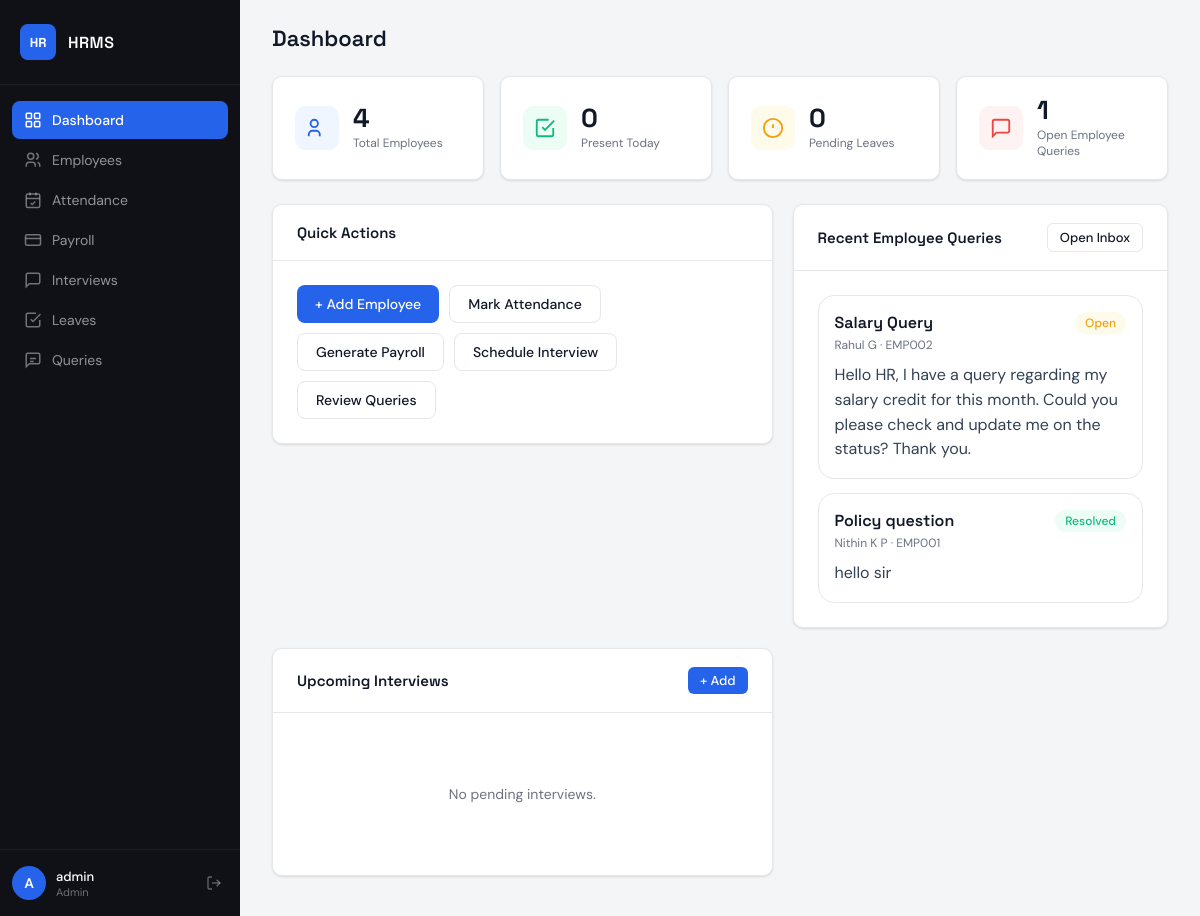
The page /dashboard (signed in) on the database its author committed.
### app.py (models this page shows)
class Message(db.Model):
    id = db.Column(db.Integer, primary_key=True)
    employee_id = db.Column(db.Integer, db.ForeignKey('employee.id'), nullable=False)
    subject = db.Column(db.String(150), nullable=False)
    message = db.Column(db.String(800), nullable=False)
    hr_reply = db.Column(db.String(800))
    status = db.Column(db.String(20), default='open')
    created_on = db.Column(db.DateTime, default=datetime.utcnow)
    replied_on = db.Column(db.DateTime)
    employee = db.relationship('Employee', backref='messages')

class Employee(db.Model):
    id = db.Column(db.Integer, primary_key=True)
    emp_number = db.Column(db.String(20), unique=True, nullable=False)
    first_name = db.Column(db.String(80), nullable=False)
    last_name = db.Column(db.String(80), nullable=False)
    position = db.Column(db.String(100))
    department = db.Column(db.String(100))
    email = db.Column(db.String(120), unique=True)
    salary = db.Column(db.Float, default=0)
    joined_date = db.Column(db.Date, default=date.today)
    is_active = db.Column(db.Boolean, default=True)

### app.py (the view, shortened to what this page needs)
@app.route('/dashboard')
@login_required
def dashboard():
    today = date.today()
    if session.get('role') == 'admin':
        total_emp = Employee.query.filter_by(is_active=True).count()
        present_today = Attendance.query.filter_by(date=today, status='present').count()
        pending_leaves = Leave.query.filter_by(status='pending').count()
        pending_interviews = Interview.query.filter_by(status='pending').all()
        open_queries = Message.query.filter_by(status='open').count()
        recent_messages = Message.query.order_by(Message.created_on.desc()).limit(5).all()
        return render_template(
            'dashboard.html',
            dashboard_type='admin',
            total_emp=total_emp,
            present_today=present_today,
            pending_leaves=pending_leaves,
            interviews=pending_interviews,
            open_queries=open_queries,
            recent_messages=recent_messages
        )

### app.py (called while the page is built)
def login_required(f):
    @wraps(f)
    def decorated(*args, **kwargs):
        if 'user_id' not in session:
            return redirect(url_for('login'))
        return f(*args, **kwargs)
    return decorated

### templates/dashboard.html (shortened to what this page needs)
{% extends "base.html" %}
{% block page_title %}Dashboard{% endblock %}
{% block content %}
{% if dashboard_type == 'admin' %}
<div class="stats-grid">
  <div class="stat-card">
    <div class="stat-icon blue">
      <svg width="22" height="22" fill="none" stroke="currentColor" stroke-width="2" viewBox="0 0 24 24"><circle cx="9" cy="7" r="4"/><path d="M3 21v-2a4 4 0 0 1 4-4h4a4 4 0 0 1 4 4v2"/></svg>
    </div>
    <div><div class="stat-value">{{ total_emp }}</div><div class="stat-label">Total Employees</div></div>
  </div>
  <div class="stat-card">
    <div class="stat-icon green">
      <svg width="22" height="22" fill="none" stroke="currentColor" stroke-width="2" viewBox="0 0 24 24"><path d="M9 11l3 3L22 4"/><path d="M21 12v7a2 2 0 0 1-2 2H5a2 2 0 0 1-2-2V5a2 2 0 0 1 2-2h11"/></svg>
    </div>
    <div><div class="stat-value">{{ present_today }}</div><div class="stat-label">Present Today</div></div>
  </div>
  <div class="stat-card">
    <div class="stat-icon yellow">
      <svg width="22" height="22" fill="none" stroke="currentColor" stroke-width="2" viewBox="0 0 24 24"><circle cx="12" cy="12" r="10"/><line x1="12" y1="8" x2="12" y2="12"/><line x1="12" y1="16" x2="12.01" y2="16"/></svg>
    </div>
    <div><div class="stat-value">{{ pending_leaves }}</div><div class="stat-label">Pending Leaves</div></div>
  </div>
  <div class="stat-card">
    <div class="stat-icon red">
      <svg width="22" height="22" fill="none" stroke="currentColor" stroke-width="2" viewBox="0 0 24 24"><path d="M21 15a2 2 0 0 1-2 2H7l-4 4V5a2 2 0 0 1 2-2h14a2 2 0 0 1 2 2z"/></svg>
    </div>
    <div><div class="stat-value">{{ open_queries }}</div><div class="stat-label">Open Employee Queries</div></div>
  </div>
</div>
<div class="dash-grid dash-grid-wide">
  <div class="card">
    <div class="card-header">
      <span class="card-title">Quick Actions</span>
    </div>
    <div class="card-body" style="display:flex;flex-wrap:wrap;gap:10px;">
      <a href="{{ url_for('add_employee') }}" class="btn btn-primary">+ Add Employee</a>
      <a href="{{ url_for('attendance') }}" class="btn btn-outline">Mark Attendance</a>
      <a href="{{ url_for('payroll') }}" class="btn btn-outline">Generate Payroll</a>
      <a href="{{ url_for('add_interview') }}" class="btn btn-outline">Schedule Interview</a>
      <a href="{{ url_for('messages') }}" class="btn btn-outline">Review Queries</a>
    </div>
  </div>
  <div class="card">
    <div class="card-header">
      <span class="card-title">Recent Employee Queries</span>
      <a href="{{ url_for('messages') }}" class="btn btn-sm btn-outline">Open Inbox</a>
    </div>
    <div class="card-body">
      {% if recent_messages %}
        <div class="message-stack">
          {% for item in recent_messages %}
          <div class="message-preview">
            <div class="message-preview-top">
              <div>
                <div class="message-subject">{{ item.subject }}</div>
                <div class="message-meta">{{ item.employee.first_name }} {{ item.employee.last_name }} · {{ item.employee.emp_number }}</div>
              </div>
              <span class="badge {% if item.status == 'resolved' %}badge-success{% else %}badge-warning{% endif %}">{{ item.status|capitalize }}</span>
            </div>
            <p>{{ item.message }}</p>
          </div>
          {% endfor %}
        </div>
      {% else %}
        <div class="empty-state"><p>No employee queries yet.</p></div>
      {% endif %}
    </div>
  </div>
  <div class="card">
    <div class="card-header">
      <span class="card-title">Upcoming Interviews</span>
      <a href="{{ url_for('add_interview') }}" class="btn btn-sm btn-primary">+ Add</a>
    </div>
    <div class="card-body" style="padding:12px 16px;">
      {% if interviews %}
      <div class="interview-grid">
        {% for iv in interviews %}
        <div class="interview-card">
          <div class="interview-info">
            <div class="dept">{{ iv.department or iv.position }}</div>
            <div class="candidate">{{ iv.candidate_name }}</div>
          </div>
          <div class="interview-actions">
            <a href="{{ url_for('interview_action', id=iv.id, action='accepted') }}" class="btn btn-sm btn-success">Accept</a>
            <a href="{{ url_for('interview_action', id=iv.id, action='rejected') }}" class="btn btn-sm btn-danger">Reject</a>
          </div>
        </div>
        {% endfor %}
      </div>
      {% else %}
      <div class="empty-state"><p>No pending interviews.</p></div>
      {% endif %}
    </div>
  </div>
</div>
{% endif %}
{% endblock %}

### static/css/style.css (style rules this page uses)
*, *::before, *::after { box-sizing: border-box; margin: 0; padding: 0; }
:root { --bg: #f4f5f7; --surface: #ffffff; --sidebar: #0f1117; --sidebar-hover: #1e2130; --sidebar-active: #2563eb; --primary: #2563eb; --primary-light: #eff6ff; --success: #10b981; --success-light: #ecfdf5; --danger: #ef4444; --danger-light: #fef2f2; --warning: #f59e0b; --warning-light: #fffbeb; --text: #111827; --muted: #6b7280; --border: #e5e7eb; --radius: 10px; --shadow: 0 1px 3px rgba(0,0,0,.08), 0 1px 2px rgba(0,0,0,.04); --shadow-md: 0 4px 16px rgba(0,0,0,.10); font-family: 'DM Sans', sans-serif; }
body { background: var(--bg); color: var(--text); min-height: 100vh; }
.card { background: var(--surface); border-radius: var(--radius); box-shadow: var(--shadow); border: 1px solid var(--border); }
.card-header { padding: 18px 24px; border-bottom: 1px solid var(--border); display: flex; align-items: center; justify-content: space-between; }
.card-title { font-family: 'Space Grotesk', sans-serif; font-size: 15px; font-weight: 600; }
.card-body { padding: 24px; }
.stats-grid { display: grid; grid-template-columns: repeat(auto-fit, minmax(180px, 1fr)); gap: 16px; margin-bottom: 24px; }
.stat-card { background: var(--surface); border-radius: var(--radius); padding: 20px 22px; box-shadow: var(--shadow); border: 1px solid var(--border); display: flex; align-items: center; gap: 14px; }
.stat-icon { width: 44px; height: 44px; border-radius: 10px; display: flex; align-items: center; justify-content: center; flex-shrink: 0; }
.stat-icon.blue { background: var(--primary-light); color: var(--primary); }
.stat-icon.green { background: var(--success-light); color: var(--success); }
.stat-icon.yellow { background: var(--warning-light); color: var(--warning); }
.stat-icon.red { background: var(--danger-light); color: var(--danger); }
.stat-value { font-family: 'Space Grotesk', sans-serif; font-size: 26px; font-weight: 700; line-height: 1; }
.stat-label { font-size: 12px; color: var(--muted); margin-top: 4px; }
.btn { display: inline-flex; align-items: center; gap: 6px; padding: 9px 18px; border-radius: 8px; font-size: 14px; font-weight: 500; cursor: pointer; border: none; text-decoration: none; transition: all .15s ease; white-space: nowrap; }
.btn-primary { background: var(--primary); color: #fff; }
.btn-sm { padding: 5px 12px; font-size: 13px; border-radius: 6px; }
.btn-outline { background: transparent; border: 1px solid var(--border); color: var(--text); }
.badge { display: inline-flex; align-items: center; padding: 3px 10px; border-radius: 999px; font-size: 12px; font-weight: 500; }
.badge-success { background: var(--success-light); color: var(--success); }
.badge-warning { background: var(--warning-light); color: var(--warning); }
.empty-state { text-align: center; padding: 60px 20px; color: var(--muted); }
.empty-state p { font-size: 14px; }
.dash-grid { display: grid; grid-template-columns: 1fr 340px; gap: 20px; }
.dash-grid-wide { grid-template-columns: 1.2fr .9fr; align-items: start; }
.message-stack { display: flex; flex-direction: column; gap: 14px; }
.message-thread, .message-preview { border: 1px solid var(--border); border-radius: 16px; padding: 16px; background: #fff; }
.message-preview-top { display: flex; justify-content: space-between; gap: 14px; align-items: flex-start; margin-bottom: 10px; }
.message-subject { font-family: 'Space Grotesk', sans-serif; font-size: 16px; font-weight: 600; }
.message-meta { color: var(--muted); font-size: 12px; margin-top: 4px; }
.message-preview p, .message-bubble p { color: #334155; line-height: 1.55; }

### rows shown on the page
Message: subject "Salary Query", employee.first_name "Rahul", employee.last_name "G", employee.emp_number "EMP002", status "Open", message "Hello HR, I have a query regarding my salary credit for this month. Could you please check and update me on the status? Thank you."
Message: subject "Policy question", employee.first_name "Nithin", employee.last_name "K P", employee.emp_number "EMP001", status "Resolved", message "hello sir"

### other values the page prints
{{ session.username[0]|upper }} "A"
{{ session.username }} "admin"
{{ session.role|capitalize }} "Admin"
{{ total_emp }} "4"
{{ present_today }} "0"
{{ pending_leaves }} "0"
{{ open_queries }} "1"
